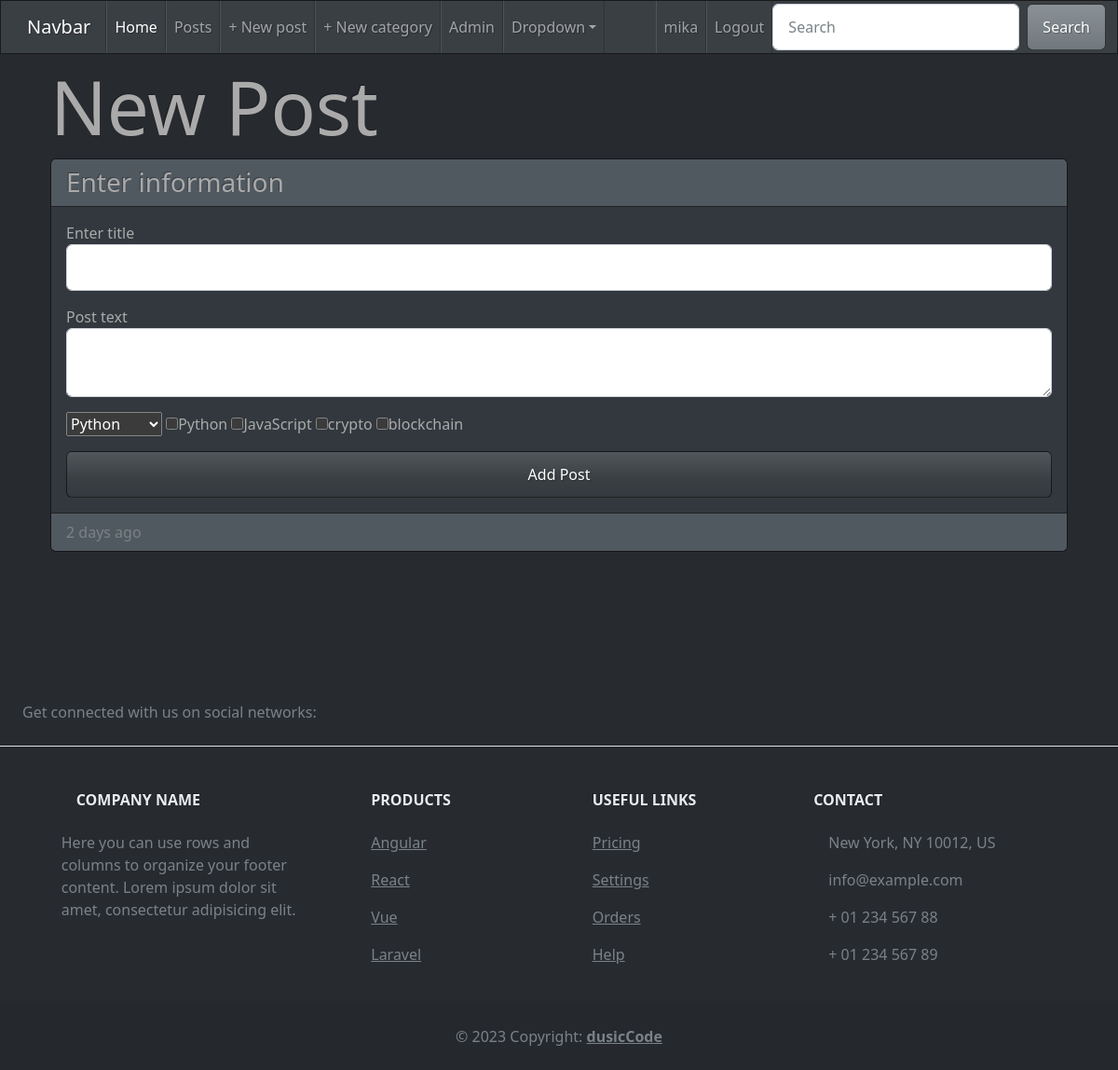
The app's page /new-post (signed in) with its own data.
### app.py (models this page shows, shortened)
class User(db.Model, UserMixin):
    id = db.Column(db.Integer, primary_key=True)
    username = db.Column(db.String(80), unique=True, nullable=False)
    email = db.Column(db.String(120), unique=True, nullable=False)
    password = db.Column(db.String(120), nullable=False)
    posts = db.relationship('Post', backref='author', lazy=True)
    comments = db.relationship('Comment', backref='author', lazy=True)
    joined_at = db.Column(db.DateTime, nullable=False, default=datetime.utcnow)

class Category(db.Model):
    id = db.Column(db.Integer, primary_key=True)
    name = db.Column(db.String(80), unique=True, nullable=False)
    post_categories = db.Table('post_categories',
    db.Column('post_id', db.Integer, db.ForeignKey('post.id'), primary_key=True),
    db.Column('category_id', db.Integer, db.ForeignKey('category.id'), primary_key=True))
    created_at = db.Column(db.DateTime, nullable=False, default=datetime.utcnow)

### app.py (the view, shortened to what this page needs)
@app.route('/new-post', methods=['GET', 'POST'])
@login_required
def new_post():
    categories = Category.query.all()
    return render_template('new-post.html', user=current_user, categories=categories)

### app.py (called while the page is built)
@login_manager.user_loader
def load_user(user_id):
    return User.query.get(int(user_id))

### templates/new-post.html
{% extends 'base.html' %}
{% block context %}
<div class="container">
    <div class="row">
        <div class="col">
            <h1 class="display-1 my-2">New Post</h1>
            <div class="card mb-3">
              <h3 class="card-header">Enter information</h3>
                <div class="card-body">
                    <form action="" method="post">
                        <div class="form-group mb-3">
                          <label for="title">Enter title</label>
                          <input type="text" id="title" name="title" placehonder="Enter your title" class="form-control">
                        </div>
                        <div class="form-group mb-3">
                          <label for="password">Post text</label>
                          <textarea type="text" id="text" name="text" placehonder="Enter text" class="form-control"></textarea>
                        </div>
                        <select name="category" id="category">
                            {% for cat in categories %}
                            <option value="{{ cat.name }}">{{ cat.name }}</option>
                            {% endfor %}
                          </select>
                          {% for cat in categories %}
                          <input type="checkbox" id="cat" name="category" value="{{ cat.name }}">{{ cat.name }}</>
                          {% endfor %}
                         <div class="d-grid gap-2">
                          <button class="btn btn-primary mt-3" type="submit">Add Post</button>
                        </div>
                      </form>
                </div>
                <div class="card-footer text-muted">
                  2 days ago
                </div>
              </div>
        </div>
    </div>
</div>
{% endblock %}

### templates/base.html (shortened to what this page needs)
<!DOCTYPE html>
<html lang="en">
<head>
    <link rel="stylesheet" href="{{ url_for('static', filename='css/state.css') }}">
    <link rel="stylesheet" href="https://cdn.jsdelivr.net/npm/bootstrap-icons@1.10.3/font/bootstrap-icons.css">
</head>
<body>
    <nav class="navbar navbar-expand-lg navbar-dark bg-primary">
        <div class="container-fluid">
          <a class="navbar-brand" href="#">Navbar</a>
          <div class="collapse navbar-collapse" id="navbarColor01">
            <ul class="navbar-nav me-auto">
              {% if user.is_authenticated %}
              <li class="nav-item">
                <a class="nav-link active" href="{{ url_for('index') }}">Home
                </a>
              </li>
              <li class="nav-item">
                <a class="nav-link" href="{{ url_for('posts') }}">Posts</a>
              </li>
              <li class="nav-item">
                <a class="nav-link" href="{{ url_for('new_post') }}">+ New post</a>
              </li>
              <li class="nav-item">
                <a class="nav-link" href="{{ url_for('new_category') }}" data-bs-toggle="modal" data-bs-target="#new_category">+ New category</a>
              </li>
              <li class="nav-item">
                <a class="nav-link" href="/admin">Admin</a>
              </li>
              <li class="nav-item dropdown">
                <a class="nav-link dropdown-toggle" data-bs-toggle="dropdown" href="#" role="button" aria-haspopup="true" aria-expanded="false">Dropdown</a>
              </li>
              {% endif %}
            </ul>
            <ul class="navbar-nav">
              {% if user.is_authenticated %}
            <li class="nav-item">
              <a class="nav-link" href="{{ url_for('user') }}">{{ current_user.username }}</a>
            </li>
              <li class="nav-item">
                <a class="nav-link" href="{{ url_for('logout') }}">Logout</a>
            {% endif %}
            </ul>
            <form class="d-flex">
              <input class="form-control me-sm-2" type="search" placeholder="Search">
              <button class="btn btn-secondary my-2 my-sm-0" type="submit">Search</button>
            </form>
          </div>
        </div>
      </nav>
    <div class="container" style="min-height: calc(100vh - 130px)">
      {% block context %}
      {% endblock %}
  </div>
    {% include 'footer.html' %}
</body>
</html>

### records on screen
User: username "mika"
Category: name "Python"
Category: name "JavaScript"
Category: name "crypto"
Category: name "blockchain"

### other values on screen
form field category "Python"
